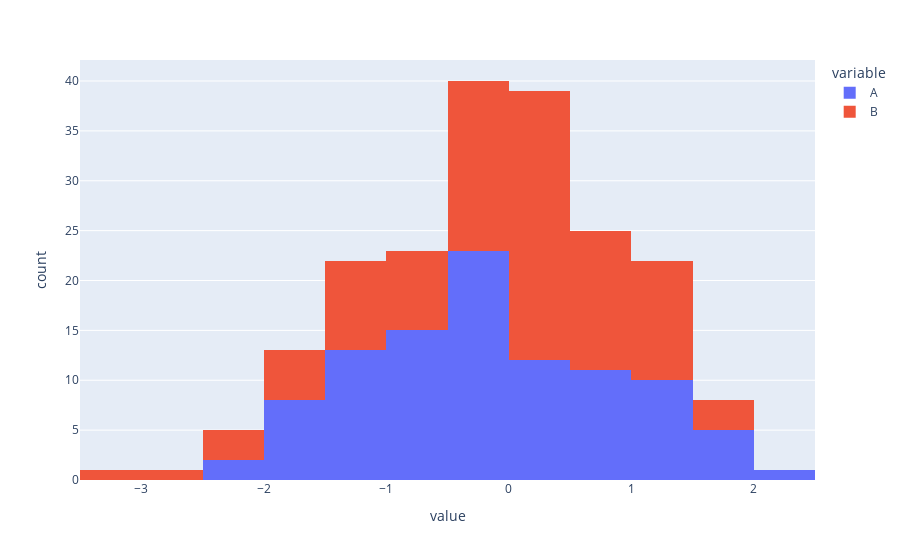

Notebook code cell kept with this figure:
### Markdown cell above
## Spread

### Code cell
#df[['A','B']].iplot(kind='spread')

fig = px.histogram(df[['A','B']])
fig.show()
